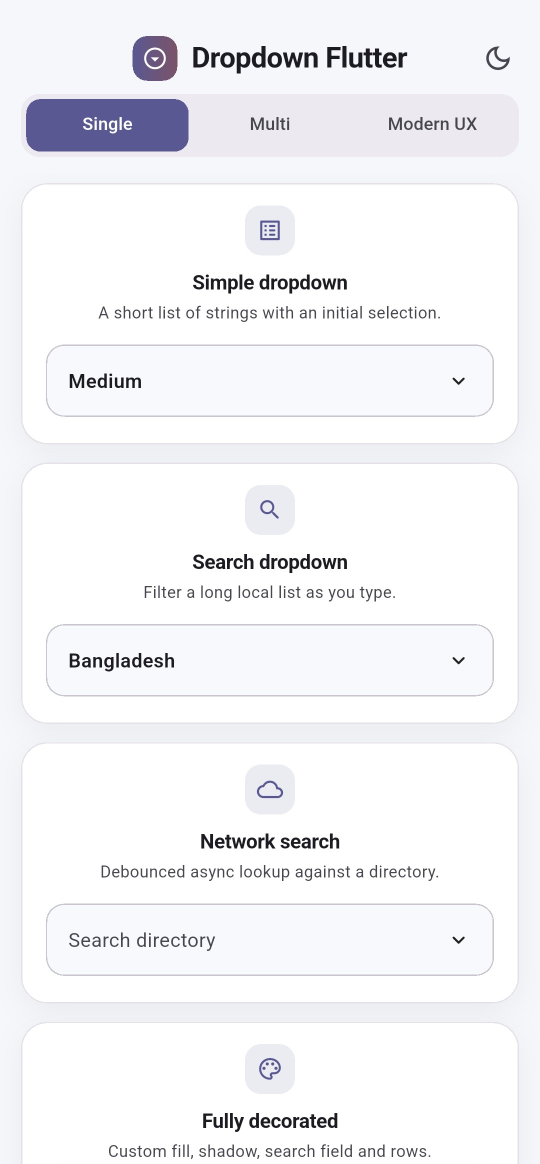
#> input picture screenshots/ss_1.jpg, 1080 x 2328 px (shown at 1/2 size)
$ python -i build_screenshots.py   (imports and definitions only)
#> lines starting #> are read from the running program, lines starting #| are printed output that depends on the picture
#!/usr/bin/env python3
"""Turns the raw device captures in screenshots/raw into the published set.

Each raw frame is a full 1080x2424 device screenshot. This script trims the
empty background below the last piece of content so no screenshot ships with
half a screen of dead space, then writes the final PNG/JPG assets plus a
side-by-side preview composite.

Usage: python3 tool/build_screenshots.py
"""
from pathlib import Path

from PIL import Image, ImageDraw

ROOT = Path(__file__).resolve().parent.parent
RAW = ROOT / "screenshots" / "raw"
OUT = ROOT / "screenshots"

# Top of the app bar: everything above is empty inset on this device.
TOP_INSET = 96
# Keep a little breathing room under the last content row.
BOTTOM_PAD = 48


def background_of(img):
    """Sample the page background from a pixel just under the app bar."""
    return img.getpixel((8, img.height - 8))


def content_bottom(img, bg, tolerance=10):
    """Last row that differs from the page background."""
    px = img.load()
    step = max(1, img.width // 120)
    for y in range(img.height - 1, TOP_INSET, -1):
        for x in range(0, img.width, step):
            p = px[x, y]
            if any(abs(p[i] - bg[i]) > tolerance for i in range(3)):
                return y
    return img.height - 1


def trim(path):
#> called with path = '../screenshots/ss_1.jpg'
    img = Image.open(path).convert("RGB")
#> img is the input picture: PIL image 1080x2328 RGB; mean R, G, B 243.2, 243.4, 246.3
    bg = background_of(img)
#> bg = (245, 246, 250)
    bottom = min(img.height, content_bottom(img, bg) + BOTTOM_PAD)
#> bottom = 2328
    return img.crop((0, TOP_INSET, img.width, bottom))
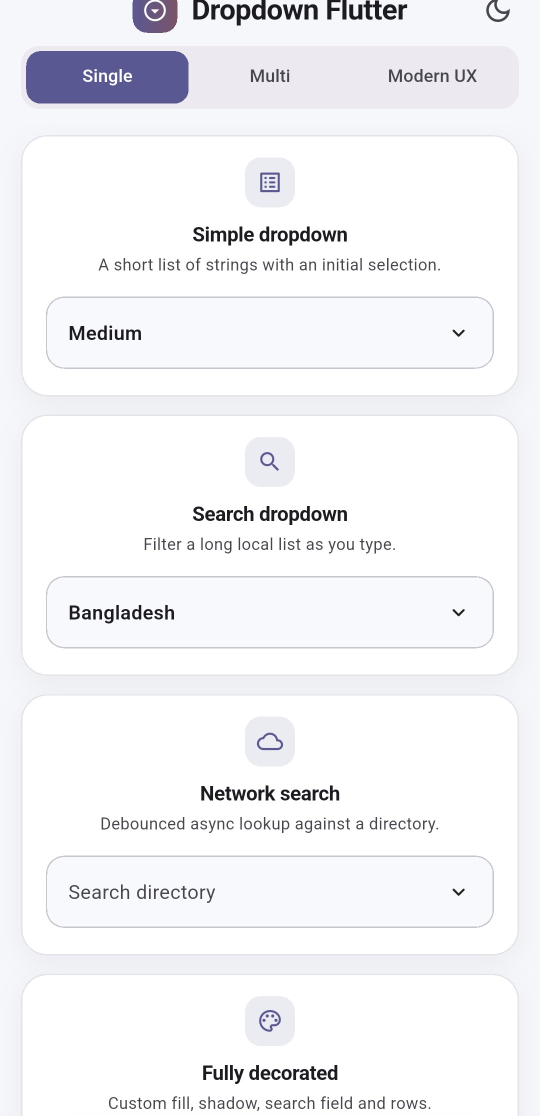
#> returned value: PIL image 1080x2232 RGB (shown at 1/2 size); mean R, G, B 243.2, 243.4, 246.2


# [101 lines left out: functions snap_to_gutter, main, not called in this run]


# [2 lines not run here, left out]

>>> result = trim('../screenshots/ss_1.jpg')
